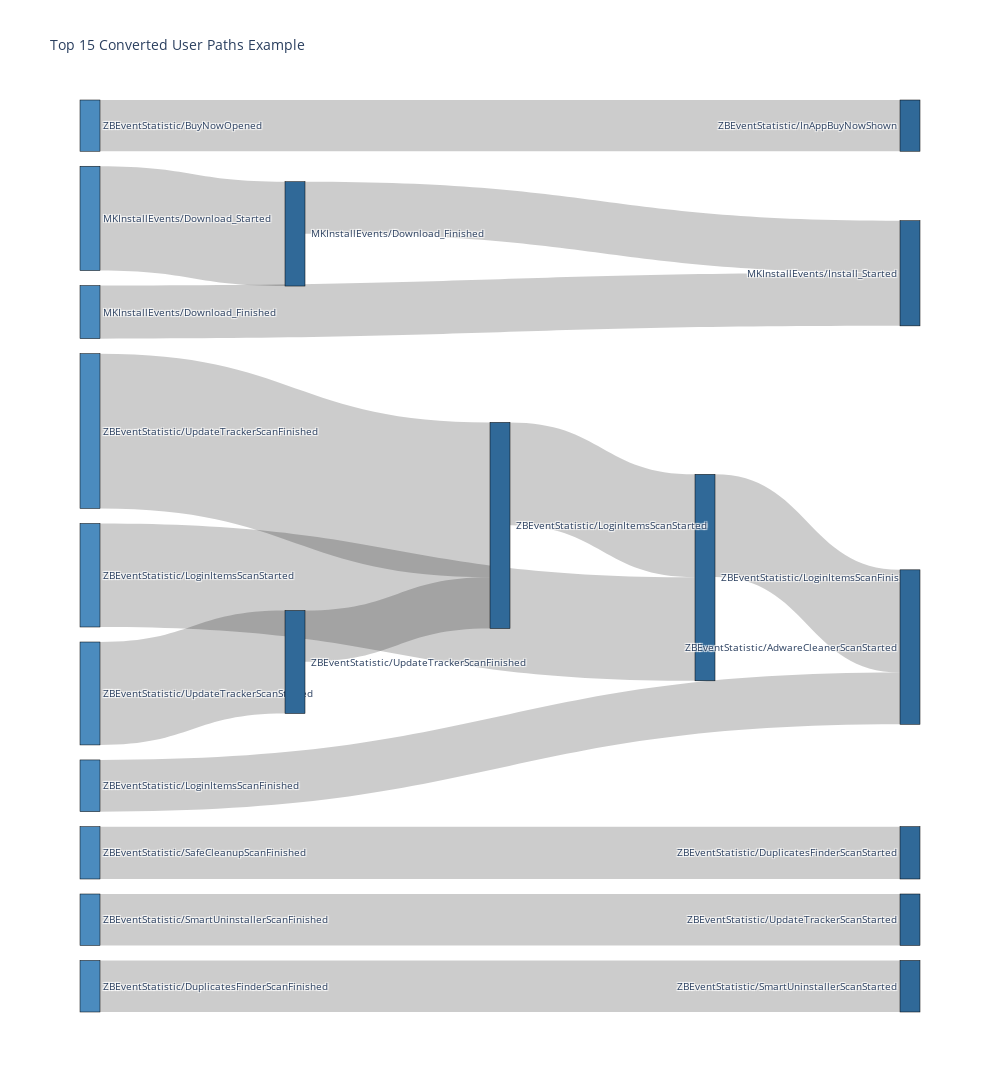

The notebook cell saved with this chart:
### Code cell
fig.update_layout(title_text="Top 15 Converted User Paths Example", autosize=True, font_size=10)
fig.show()

### Figure 1 — Plotly figure (JSON) as saved in the notebook; plotly's stock layout.template omitted (floating-point values rounded to 4 significant figures)
{"data": [{"link": {"source": [11, 10, 19, 15, 6, 0, 8, 5, 2, 1, 3, 9, 4, 7], "target": [13, 14, 10, 19, 13, 11, 12, 18, 14, 10, 16, 17, 19, 15], "value": [794, 1566, 1569, 781, 809, 1590, 781, 786, 788, 1578, 798, 784, 2360, 1569]}, "node": {"color": ["#4B8BBE", "#4B8BBE", "#4B8BBE", "#4B8BBE", "#4B8BBE", "#4B8BBE", "#4B8BBE", "#4B8BBE", "#4B8BBE", "#4B8BBE", "#306998", "#306998", "#306998", "#306998", "#306998", "#306998", "#306998", "#306998", "#306998", "#306998", "#FFE873", "#FFE873", "#FFE873", "#FFE873", "#FFE873", "#FFD43B", "#FFD43B", "#646464", "#442255", "#6655bb", "#ff8877"], "label": ["MKInstallEvents/Download_Started", "ZBEventStatistic/LoginItemsScanStarted", "ZBEventStatistic/LoginItemsScanFinished", "ZBEventStatistic/SafeCleanupScanFinished", "ZBEventStatistic/UpdateTrackerScanFinished", "ZBEventStatistic/DuplicatesFinderScanFinished", "MKInstallEvents/Download_Finished", "ZBEventStatistic/UpdateTrackerScanStarted", "ZBEventStatistic/BuyNowOpened", "ZBEventStatistic/SmartUninstallerScanFinished", " ZBEventStatistic/LoginItemsScanFinished", " MKInstallEvents/Download_Finished", " ZBEventStatistic/InAppBuyNowShown", " MKInstallEvents/Install_Started", " ZBEventStatistic/AdwareCleanerScanStarted", " ZBEventStatistic/UpdateTrackerScanFinished", " ZBEventStatistic/DuplicatesFinderScanStarted", " ZBEventStatistic/UpdateTrackerScanStarted", " ZBEventStatistic/SmartUninstallerScanStarted", " ZBEventStatistic/LoginItemsScanStarted", null], "line": {"color": "black", "width": 0.5}, "pad": 15, "thickness": 20}, "type": "sankey"}], "layout": {"autosize": true, "font": {"size": 10}, "height": 1100, "title": {"text": "Top 15 Converted User Paths Example"}, "width": 1000}}
